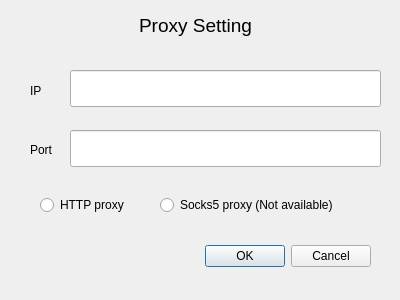
<?xml version="1.0" encoding="UTF-8"?>
<ui version="4.0">
 <class>Dialog</class>
 <widget class="QDialog" name="Dialog">
  <property name="geometry">
   <rect>
    <x>0</x>
    <y>0</y>
    <width>400</width>
    <height>300</height>
   </rect>
  </property>
  <property name="windowTitle">
   <string>Dialog</string>
  </property>
  <widget class="QDialogButtonBox" name="button_box">
   <property name="geometry">
    <rect>
     <x>30</x>
     <y>240</y>
     <width>341</width>
     <height>32</height>
    </rect>
   </property>
   <property name="orientation">
    <enum>Qt::Horizontal</enum>
   </property>
   <property name="standardButtons">
    <set>QDialogButtonBox::Cancel|QDialogButtonBox::Ok</set>
   </property>
  </widget>
  <widget class="QLabel" name="title">
   <property name="geometry">
    <rect>
     <x>10</x>
     <y>10</y>
     <width>371</width>
     <height>31</height>
    </rect>
   </property>
   <property name="font">
    <font>
     <pointsize>14</pointsize>
    </font>
   </property>
   <property name="text">
    <string>Proxy Setting</string>
   </property>
   <property name="alignment">
    <set>Qt::AlignCenter</set>
   </property>
  </widget>
  <widget class="QLabel" name="label_ip">
   <property name="geometry">
    <rect>
     <x>30</x>
     <y>70</y>
     <width>31</width>
     <height>41</height>
    </rect>
   </property>
   <property name="text">
    <string>IP</string>
   </property>
  </widget>
  <widget class="QLabel" name="label_port">
   <property name="geometry">
    <rect>
     <x>30</x>
     <y>134</y>
     <width>31</width>
     <height>31</height>
    </rect>
   </property>
   <property name="text">
    <string>Port</string>
   </property>
  </widget>
  <widget class="QRadioButton" name="http_checkbox">
   <property name="geometry">
    <rect>
     <x>40</x>
     <y>190</y>
     <width>141</width>
     <height>30</height>
    </rect>
   </property>
   <property name="text">
    <string>HTTP proxy</string>
   </property>
  </widget>
  <widget class="QRadioButton" name="socks5_checkbox">
   <property name="geometry">
    <rect>
     <x>160</x>
     <y>190</y>
     <width>221</width>
     <height>30</height>
    </rect>
   </property>
   <property name="text">
    <string>Socks5 proxy (Not available)</string>
   </property>
  </widget>
  <widget class="QLineEdit" name="ip_text_edit">
   <property name="geometry">
    <rect>
     <x>70</x>
     <y>70</y>
     <width>311</width>
     <height>37</height>
    </rect>
   </property>
  </widget>
  <widget class="QLineEdit" name="port_text_edit">
   <property name="geometry">
    <rect>
     <x>70</x>
     <y>130</y>
     <width>311</width>
     <height>37</height>
    </rect>
   </property>
  </widget>
 </widget>
 <resources/>
 <connections>
  <connection>
   <sender>button_box</sender>
   <signal>accepted()</signal>
   <receiver>Dialog</receiver>
   <slot>accept()</slot>
   <hints>
    <hint type="sourcelabel">
     <x>248</x>
     <y>254</y>
    </hint>
    <hint type="destinationlabel">
     <x>157</x>
     <y>274</y>
    </hint>
   </hints>
  </connection>
  <connection>
   <sender>button_box</sender>
   <signal>rejected()</signal>
   <receiver>Dialog</receiver>
   <slot>reject()</slot>
   <hints>
    <hint type="sourcelabel">
     <x>316</x>
     <y>260</y>
    </hint>
    <hint type="destinationlabel">
     <x>286</x>
     <y>274</y>
    </hint>
   </hints>
  </connection>
 </connections>
</ui>
